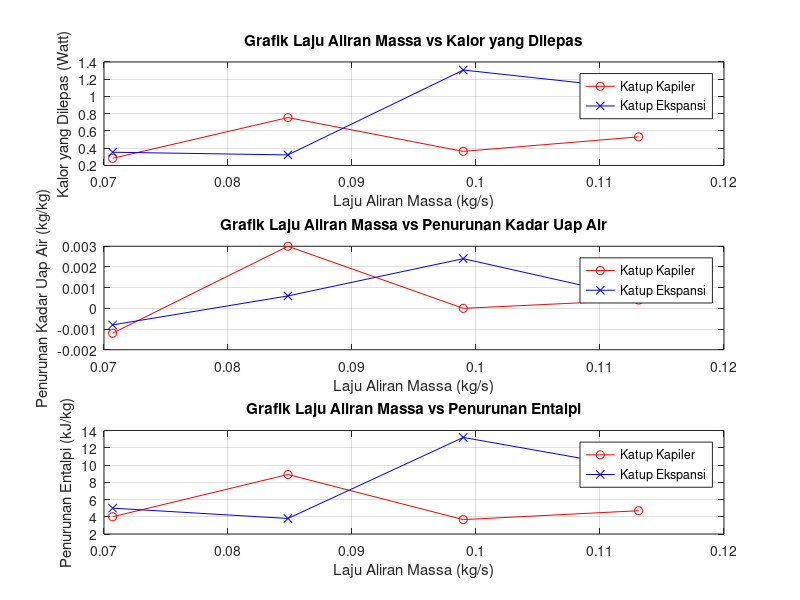

MATLAB code for this plot:
% Modul 7 - Dehumidifikasi

# variabel [I II III IV]
% Data untuk katup kapiler
data(1).v = [10 12 14 16];
data(1).DB1 = [33 34 36 34];
data(1).WB1 = [27 28 28 28];
data(1).DB2 = [32 32 33 33];
data(1).WB2 = [26 26 27 27];
data(1).h1 = [85 89 89 90];
data(1).h2 = [81 80.1 85.33 85.3];
data(1).w1 = [0.019 0.022 0.0209 0.0213];
data(1).w2 = [0.0202 0.019 0.0209 0.0209];

% Data untuk katup ekspansi
data(2).v = [10 12 14 16];
data(2).DB1 = [35 36 36 37];
data(2).WB1 = [28 29 29 29];
data(2).DB2 = [33 33 33 34];
data(2).WB2 = [27 28 27 28];
data(2).h1 = [95 89 99 99.6];
data(2).h2 = [90 85.2 85.8 90];
data(2).w1 = [0.0204 0.0228 0.0226 0.0223];
data(2).w2 = [0.0212 0.0222 0.0202 0.0218];

% konstanta
P_atm = 101325; % tekanan atmosfer dalam Pa
A = 0.005771; % luas penampang dalam m^2
rho = 1.225; % massa jenis udara dalam kg/m^3

% Perhitungan untuk kedua set data
for i = 1:2
    % penurunan entalpi
    data(i).delta_h = data(i).h1 - data(i).h2;
    % penurunan kadar uap air
    data(i).delta_w = data(i).w1 - data(i).w2;
    % aliran massa
    data(i).m_dot = rho * A .* data(i).v; % dalam kg/s
    % Jumlah Kalor dilepas
    data(i).Q = data(i).m_dot .* data(i).delta_h; % dalam Watt
end

% Menampilkan hasil dalam bentuk tabel
variasi = ['I   '; 'II  '; 'III '; 'IV  '];

% Tabel untuk Katup Kapiler
fprintf('\n\nTabel Hasil Perhitungan Katup Kapiler\n');
fprintf('==================================================================\n');
fprintf('Variasi | v (m/s) | delta_h (kJ/kg) | m_dot (kg/s) | Q (Watt)\n');
fprintf('------------------------------------------------------------------\n');
for j = 1:4
    fprintf('%s    | %-7.2f | %-15.2f | %-12.4f | %-8.2f\n', ...
            variasi(j,:), data(1).v(j), data(1).delta_h(j), data(1).m_dot(j), data(1).Q(j));
end
fprintf('==================================================================\n');

% Tabel untuk Katup Ekspansi
fprintf('\n\nTabel Hasil Perhitungan Katup Ekspansi\n');
fprintf('=====================================================================================\n');
fprintf('Variasi | v (m/s) | delta_h (kJ/kg) | delta_w (kg/kg) | m_dot (kg/s) | Q (Watt)\n');
fprintf('-------------------------------------------------------------------------------------\n');
for j = 1:4
    fprintf('%s    | %-7.2f | %-15.2f | %-15.4f | %-12.4f | %-8.2f\n', ...
            variasi(j,:), data(2).v(j), data(2).delta_h(j), data(2).delta_w(j), data(2).m_dot(j), data(2).Q(j));
end
fprintf('=====================================================================================\n');

% Membuat plot grafik
figure;

% Plot (m_dot, Q)
subplot(3,1,1);
plot(data(1).m_dot, data(1).Q, 'r-o', 'DisplayName', 'Katup Kapiler');
hold on;
plot(data(2).m_dot, data(2).Q, 'b-x', 'DisplayName', 'Katup Ekspansi');
hold off;
title('Grafik Laju Aliran Massa vs Kalor yang Dilepas');
xlabel('Laju Aliran Massa (kg/s)');
ylabel('Kalor yang Dilepas (Watt)');
legend('show');
grid on;

% Plot (m_dot, delta_w)
subplot(3,1,2);
plot(data(1).m_dot, data(1).delta_w, 'r-o', 'DisplayName', 'Katup Kapiler');
hold on;
plot(data(2).m_dot, data(2).delta_w, 'b-x', 'DisplayName', 'Katup Ekspansi');
hold off;
title('Grafik Laju Aliran Massa vs Penurunan Kadar Uap Air');
xlabel('Laju Aliran Massa (kg/s)');
ylabel('Penurunan Kadar Uap Air (kg/kg)');
legend('show');
grid on;

% Plot (m_dot, delta_h)
subplot(3,1,3);
plot(data(1).m_dot, data(1).delta_h, 'r-o', 'DisplayName', 'Katup Kapiler');
hold on;
plot(data(2).m_dot, data(2).delta_h, 'b-x', 'DisplayName', 'Katup Ekspansi');
hold off;
title('Grafik Laju Aliran Massa vs Penurunan Entalpi');
xlabel('Laju Aliran Massa (kg/s)');
ylabel('Penurunan Entalpi (kJ/kg)');
legend('show');
grid on;

